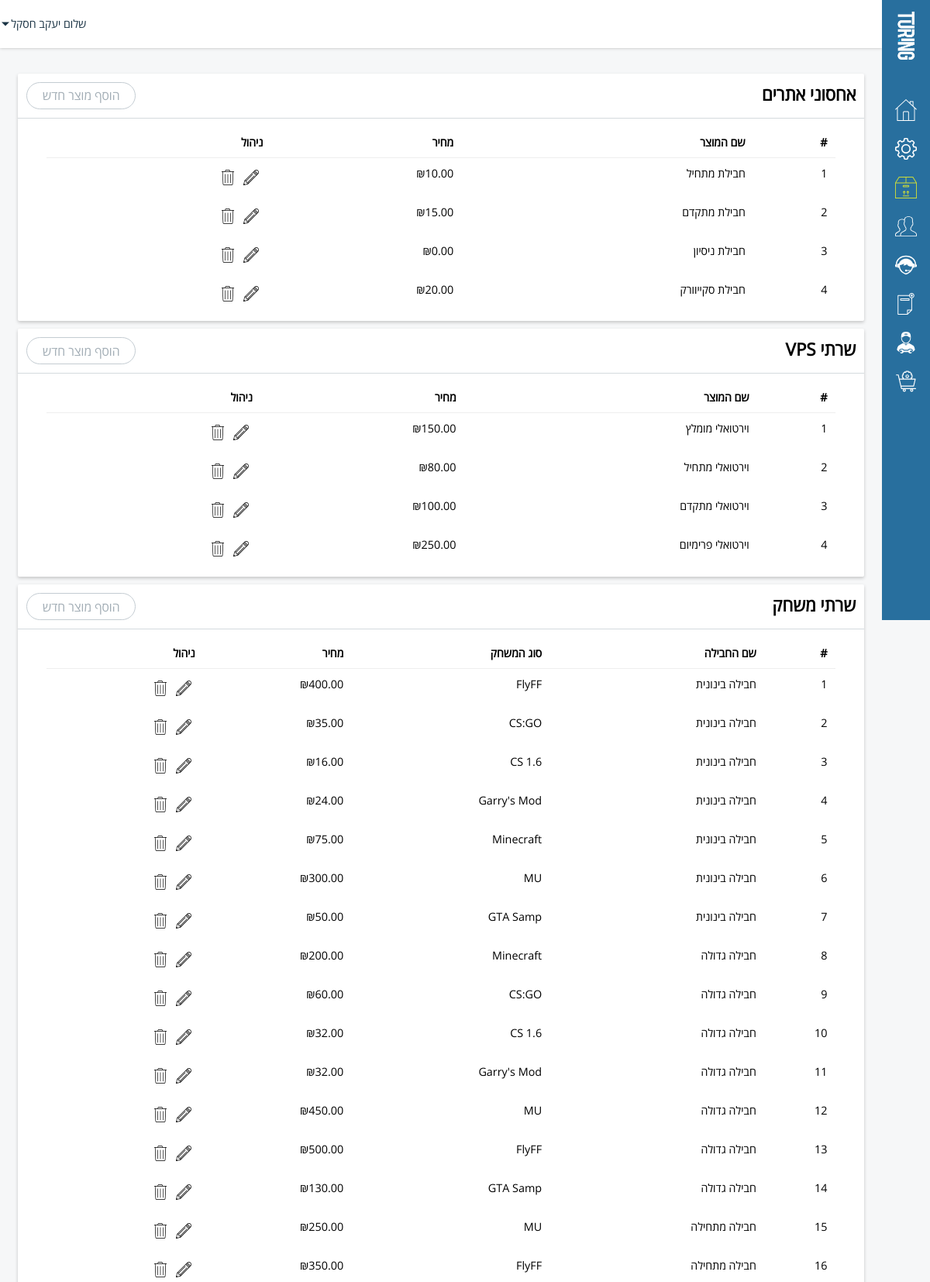
The page /admin/index.php?act=products (signed in, upper part) on the database its author committed.
### tables this page shows
CREATE TABLE `turing_members` (
  `id` int(11) NOT NULL,
  `username` text NOT NULL,
  `firstname` text NOT NULL,
  `lastname` text NOT NULL,
  `job` varchar(50) NOT NULL DEFAULT 'לא זמין',
  `picture` varchar(150) NOT NULL DEFAULT 'assets/images/customer.png',
  `status` int(11) NOT NULL,
  `password` text NOT NULL,
  `email` text NOT NULL,
  `phone` text NOT NULL,
  `address` text NOT NULL,
  `business_name` text NOT NULL,
  `business_id` int(11) NOT NULL,
  `gender` enum('male','female') NOT NULL,
  `email_message` enum('enable','disable') NOT NULL,
  `registration_date` text NOT NULL,
  `ip` text NOT NULL,
  `level` text NOT NULL,
  `broker_id` int(5) NOT NULL
);

CREATE TABLE `turing_product` (
  `id` int(11) NOT NULL,
  `title` text NOT NULL,
  `price` text NOT NULL,
  `parameters` text NOT NULL,
  `type` enum('hosts','virtual','reseller','servers','clouds','domains','dedi') NOT NULL,
  `date` text NOT NULL,
  `index` text NOT NULL,
  `recommended` tinyint(1) NOT NULL
);

### core/User.php (called while the page is built, shortened)
<?php
class User {
		var $fullname;
		function __construct($id) {
			if($id != 0)
			{
				$data = $GLOBALS['mysqli']->query("SELECT * FROM `".PREFIX."_members` WHERE `id`='".(int) $id."'")->fetch_assoc();
				$this->fullname		= $data['firstname']." ".$data['lastname'];
			}
			else {
				$this->level = 0;
			}
		}
		function get_Fullname() {
			return $this->fullname;
		}
}
?>

### core/functions.php (called while the page is built, shortened)
<?php
global $mysqli;
include "User.php";
if(isset($_SESSION['Username']))
{
	$select = $mysqli->query("SELECT * FROM `".PREFIX."_members` WHERE `id` = '". (int) $_SESSION['UserId'] . "'");
	if ($select->num_rows > 0)
	{
		$User = new User($_SESSION['UserId']);
	}
}
$gameJs = array(
	"mc" => "Minecraft",
	"mu" => "MU",
	"fl" => "FlyFF",
	"samp" => "GTA Samp",
	"csgo" => "CS:GO",
	"cs" => "CS 1.6",
	"gm" => "Garry's Mod",
);
function secur($s,$type) {
global $mysqli;
	switch ($type)
	{
		case "string":
			$s = (string) $s;
			return $mysqli->real_escape_string(htmlspecialchars($s));
		break;
	}
}
?>

### admin/sources/products.php (the view, shortened to what this page needs)
<?php
$do = secur($_GET['do'],"string");
switch($do)
{
	default:
?>
<div id="left-side">
	<div class="container">
		<div class="block">
			<div class="block-title">
				<h1>אחסוני אתרים</h1>
				<a href="index.php?act=products&do=add&type=hosts">הוסף מוצר חדש</a>
			</div>
			<div class="block-inner">
				<table>
					<thead>
					<tr>
						<th>#</th>
						<th>שם המוצר</th>
						<th>מחיר</th>
						<th>ניהול</th>
					</tr>
					</thead>
					<tbody>
						<?php
							$qGetHosts = $mysqli->query("SELECT * FROM `turing_product` WHERE `type`='hosts' ORDER BY `title` ASC");
							$index = 1;
							while($qGetHostsData = $qGetHosts->fetch_assoc())
							{
						?>
						<tr>
							<td><?= $index; ?></td>
							<td><?= $qGetHostsData['title'] ?></td>
							<td>₪<?= number_format($qGetHostsData['price'],2) ?></td>
							<th><a href="index.php?act=products&do=edit&id=<?= $qGetHostsData['id'] ?>" aria-label="עריכה" class="editsvg hint--top"></a>
							<a <?= "onClick=\"javascript: return confirm('האם אתה בטוח שברצונך למחוק פנייה זו?');\" href='index.php?act=products&do=delete&id=".$qGetHostsData['id']."' " ?> aria-label="מחיקה" class="hint--top editsvg"></a></th>
						</tr>
						<?php
								$index++;
							}
						?>
					</tbody>
				</table>
			</div>
		</div>
		<div class="block">
			<div class="block-title">
				<h1>שרתי VPS</h1>
				<a href="index.php?act=products&do=add&type=virtual">הוסף מוצר חדש</a>
			</div>
			<div class="block-inner">
				<table>
					<thead>
					<tr>
						<th>#</th>
						<th>שם המוצר</th>
						<th>מחיר</th>
						<th>ניהול</th>
					</tr>
					</thead>
					<tbody>
						<?php
							$qGetHosts = $mysqli->query("SELECT * FROM `turing_product` WHERE `type`='virtual' ORDER BY `title` ASC");
							$index = 1;
							while($qGetHostsData = $qGetHosts->fetch_assoc())
							{
						?>
						<tr>
							<td><?= $index ?></td>
							<td><?= $qGetHostsData['title'] ?></td>
							<td>₪<?= number_format($qGetHostsData['price'],2) ?></td>
							<th><a href="index.php?act=products&do=edit&id=<?= $qGetHostsData['id'] ?>" aria-label="עריכה" class="editsvg hint--top"></a><a <?= "onClick=\"javascript: return confirm('האם אתה בטוח שברצונך למחוק פנייה זו?');\" href='index.php?act=products&do=delete&id=".$qGetHostsData['id']."' " ?> aria-label="מחיקה" class="hint--top editsvg"></a></th>
						</tr>
						<?php
								$index++;
							}
						?>
					</tbody>
				</table>
			</div>
		</div>
		<div class="block">
			<div class="block-title">
				<h1>שרתי משחק</h1>
				<a href="index.php?act=products&do=add&type=servers">הוסף מוצר חדש</a>
			</div>
			<div class="block-inner">
				<table>
					<thead>
					<tr>
						<th>#</th>
						<th>שם החבילה</th>
						<th>סוג המשחק</th>
						<th>מחיר</th>
						<th>ניהול</th>
					</tr>
					</thead>
					<tbody>
						<?php
							$qGetHosts = $mysqli->query("SELECT * FROM `turing_product` WHERE `type`='servers' ORDER BY `title` ASC");
							$index = 1;
							while($qGetHostsData = $qGetHosts->fetch_assoc())
							{
								$param = json_decode($qGetHostsData['parameters']);
						?>
						<tr>
							<td><?= $index ?></td>
							<td><?= $qGetHostsData['title'] ?></td>
							<td><?= $gameJs[$param->game] ?></td>
							<td>₪<?= number_format($qGetHostsData['price'],2) ?></td>
							<th><a href="index.php?act=products&do=edit&id=<?= $qGetHostsData['id'] ?>" aria-label="עריכה" class="editsvg hint--top"></a><a href="index.php?act=products&do=delete&id=<?= $qGetHostsData['id'] ?>" aria-label="מחיקה" class="hint--top editsvg"></a></th>
						</tr>
						<?php
								$index++;
							}
						?>
					</tbody>
				</table>
			</div>
		</div>
	</div>
</div>
<?php
break;
}
?>

### admin/template/header.php (shortened to what this page needs)
<!DOCTYPE html>
<html lang="he" dir="rtl">
<head>
	<link rel="stylesheet" href="assets/css/style.css">
	<link rel="stylesheet" href="assets/css/animate.css">
	<link rel="stylesheet" href="assets/css/hint.min.css">
  </head>
<body>
	<header>
		<div id="header-left">
			<div id="header-userbar">
				<p>שלום <?= $User->get_FullName() ?> <svg xmlns="http://www.w3.org/2000/svg" version="1.1" x="0" y="0" viewBox="0 0 386.3 386.3" xml:space="preserve"><polygon points="0 96.9 193.1 289.4 386.3 96.9 "/></svg></p>
			</div>
		</div>
	</header>

### admin/assets/css/style.css (style rules this page uses)
* { margin:0;padding:0;outline:0;border:0;vertical-align:top;text-decoration:none;list-style:none }
a { color:inherit }
body { font-family:'OpenSansHebrewRegular', arial;background-color:#f6f7f8 }
.container { position:relative;padding:2%;box-sizing:border-box }
#left-side { float:left;margin:62px 0 0 0;height:auto;padding-bottom:40px;width:calc(100vw - 62px) }
#left-side .container { height:100% }
header { z-index:99;background:#fff;top:0;left:0;width:calc(100vw - 62px);height:62px;position:fixed;box-shadow:0 0 4px rgba(0, 0, 0, 0.25) }
header #header-left { float:left;margin:0 0 0 1%;height:100%;position:relative }
header #header-left svg { max-width:18px;max-height:18px;fill:#286f9e }
header #header-left #header-userbar { float:right;position:relative;width:100px;cursor:pointer; }
header #header-left #header-userbar > p { line-height:62px;font-size:0.9em;color:#1b3445;position:relative;float:right }
header #header-left #header-userbar > p svg { max-width:10px;max-height:10px;position:absolute;top:50%;transform:translateY(-50%);left:-12px;fill:currentColor }
header #header-left div { cursor:pointer }
.block { float:right;width:100%;background:#fff;border-radius:2px;box-shadow:0 2px 4px rgba(0, 0, 0, 0.2);box-sizing:border-box;margin-top: 10px; }
.block .block-title { float:right;width:100%;border-bottom:1px solid #d4dade;padding:1%;box-sizing:border-box }
.block .block-title > h1 { float:right }
.block .block-title > a { transition:all .6s ease;color:#a2adb5;border:1px solid #c4ccd2;padding:5.5px 20px;border-radius:50px;float:left }
.block .block-inner { padding:1%;float:right;width:100%;box-sizing:border-box }
.block h1 { font-size:1.4em }
.block table { width:95%;margin:0px auto;border-collapse:collapse }
.block table thead { border-bottom:1px solid #eeeeee }
.block table th, .block table td { text-align:right;padding:10px 10px;font-size:0.9em }
.block table a { color:#778c9a;text-decoration:underline }
.block table a.editsvg { float:right;position:relative;width:30px;height:30px }
.block table a.editsvg svg { width:20px;height:20px;fill:#000;position:absolute;top:50%;transform:translateY(-50%) translateX(50%);right:50% }

### rows shown on the page
turing_members: $User->get_FullName() "יעקב חסקל"
turing_product: title "חבילת מתחיל", price "10.00"
turing_product: title "חבילת מתקדם", price "15.00"
turing_product: title "חבילת ניסיון", price "0.00"
turing_product: title "חבילת סקייוורק", price "20.00"
turing_product: title "וירטואלי מומלץ", price "150.00"
turing_product: title "וירטואלי מתחיל", price "80.00"
turing_product: title "וירטואלי מתקדם", price "100.00"
turing_product: title "וירטואלי פרימיום", price "250.00"
turing_product: title "חבילה בינונית", game "FlyFF", price "400.00"
turing_product: title "חבילה בינונית", game "CS:GO", price "35.00"
turing_product: title "חבילה בינונית", game "CS 1.6", price "16.00"
turing_product: title "חבילה בינונית", game "Garry's Mod", price "24.00"
turing_product: title "חבילה בינונית", game "Minecraft", price "75.00"
turing_product: title "חבילה בינונית", game "MU", price "300.00"
turing_product: title "חבילה בינונית", game "GTA Samp", price "50.00"
turing_product: title "חבילה גדולה", game "Minecraft", price "200.00"
turing_product: title "חבילה גדולה", game "CS:GO", price "60.00"
turing_product: title "חבילה גדולה", game "CS 1.6", price "32.00"
turing_product: title "חבילה גדולה", game "Garry's Mod", price "32.00"
turing_product: title "חבילה גדולה", game "MU", price "450.00"
turing_product: title "חבילה גדולה", game "FlyFF", price "500.00"
turing_product: title "חבילה גדולה", game "GTA Samp", price "130.00"
turing_product: title "חבילה מתחילה", game "MU", price "250.00"
turing_product: title "חבילה מתחילה", game "FlyFF", price "350.00"
